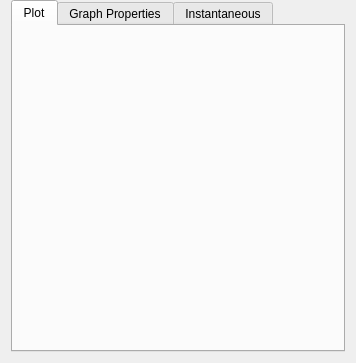
<?xml version="1.0" encoding="UTF-8"?>
<ui version="4.0">
 <class>DisplayBasePlotInstantaneous</class>
 <widget class="QWidget" name="DisplayBasePlotInstantaneous">
  <property name="geometry">
   <rect>
    <x>0</x>
    <y>0</y>
    <width>356</width>
    <height>363</height>
   </rect>
  </property>
  <property name="windowTitle">
   <string>Form</string>
  </property>
  <property name="styleSheet">
   <string notr="true"/>
  </property>
  <layout class="QVBoxLayout" name="verticalLayout_2">
   <property name="spacing">
    <number>0</number>
   </property>
   <property name="topMargin">
    <number>0</number>
   </property>
   <item>
    <widget class="QTabWidget" name="tabWidget_AcclerationData">
     <property name="currentIndex">
      <number>0</number>
     </property>
     <widget class="QWidget" name="tab_1">
      <attribute name="title">
       <string>Plot</string>
      </attribute>
      <layout class="QGridLayout" name="gridLayout">
       <item row="0" column="0">
        <widget class="graphing::PlotHandler" name="customPlot" native="true">
         <property name="sizePolicy">
          <sizepolicy hsizetype="Expanding" vsizetype="Expanding">
           <horstretch>0</horstretch>
           <verstretch>0</verstretch>
          </sizepolicy>
         </property>
        </widget>
       </item>
      </layout>
     </widget>
     <widget class="QWidget" name="tab_2">
      <attribute name="title">
       <string>Graph Properties</string>
      </attribute>
      <widget class="QWidget" name="layoutWidget">
       <property name="geometry">
        <rect>
         <x>110</x>
         <y>20</y>
         <width>127</width>
         <height>95</height>
        </rect>
       </property>
       <layout class="QGridLayout" name="gridLayout_4">
        <item row="0" column="0" colspan="2">
         <widget class="QPushButton" name="pushButton_yWindow">
          <property name="text">
           <string>Y-Scale Custom</string>
          </property>
         </widget>
        </item>
        <item row="1" column="0">
         <widget class="QDoubleSpinBox" name="doubleSpinBox_windowHigh"/>
        </item>
        <item row="1" column="1">
         <widget class="QLabel" name="label_9">
          <property name="font">
           <font>
            <pointsize>10</pointsize>
           </font>
          </property>
          <property name="text">
           <string>MAX</string>
          </property>
         </widget>
        </item>
        <item row="2" column="0">
         <widget class="QDoubleSpinBox" name="doubleSpinBox_windowLow">
          <property name="minimum">
           <double>-1000.000000000000000</double>
          </property>
          <property name="maximum">
           <double>1000.000000000000000</double>
          </property>
         </widget>
        </item>
        <item row="2" column="1">
         <widget class="QLabel" name="label_10">
          <property name="font">
           <font>
            <pointsize>10</pointsize>
           </font>
          </property>
          <property name="text">
           <string>MIN</string>
          </property>
         </widget>
        </item>
       </layout>
      </widget>
      <widget class="QPushButton" name="pushButton_Legend">
       <property name="geometry">
        <rect>
         <x>180</x>
         <y>130</y>
         <width>75</width>
         <height>23</height>
        </rect>
       </property>
       <property name="text">
        <string>LEGEND ON</string>
       </property>
      </widget>
      <widget class="QPushButton" name="pushButton_tagDisplayed">
       <property name="geometry">
        <rect>
         <x>180</x>
         <y>170</y>
         <width>75</width>
         <height>23</height>
        </rect>
       </property>
       <property name="text">
        <string>DISPLAY TAG</string>
       </property>
      </widget>
      <widget class="QWidget" name="layoutWidget_2">
       <property name="geometry">
        <rect>
         <x>10</x>
         <y>10</y>
         <width>95</width>
         <height>128</height>
        </rect>
       </property>
       <layout class="QGridLayout" name="gridLayout_5">
        <item row="0" column="0" colspan="2">
         <widget class="QPushButton" name="pushButton_Grid">
          <property name="text">
           <string>GRID OFF</string>
          </property>
         </widget>
        </item>
        <item row="1" column="0" colspan="2">
         <widget class="QPushButton" name="pushButton_GridSpacing">
          <property name="text">
           <string>GRID MAN</string>
          </property>
         </widget>
        </item>
        <item row="2" column="0">
         <widget class="QDoubleSpinBox" name="doubleSpinBox_gridY">
          <property name="maximum">
           <double>100.000000000000000</double>
          </property>
         </widget>
        </item>
        <item row="2" column="1">
         <widget class="QLabel" name="label_7">
          <property name="font">
           <font>
            <pointsize>10</pointsize>
           </font>
          </property>
          <property name="text">
           <string>Y</string>
          </property>
         </widget>
        </item>
        <item row="3" column="0">
         <widget class="QDoubleSpinBox" name="doubleSpinBox_gridX">
          <property name="maximum">
           <double>100.000000000000000</double>
          </property>
         </widget>
        </item>
        <item row="3" column="1">
         <widget class="QLabel" name="label_8">
          <property name="font">
           <font>
            <pointsize>10</pointsize>
           </font>
          </property>
          <property name="text">
           <string>X</string>
          </property>
         </widget>
        </item>
       </layout>
      </widget>
     </widget>
     <widget class="QWidget" name="tab_3">
      <attribute name="title">
       <string>Instantaneous</string>
      </attribute>
      <layout class="QGridLayout" name="gridLayout_3">
       <item row="0" column="0">
        <widget class="QTableWidget" name="instantReadings">
         <property name="enabled">
          <bool>true</bool>
         </property>
         <property name="font">
          <font>
           <pointsize>8</pointsize>
          </font>
         </property>
         <property name="editTriggers">
          <set>QAbstractItemView::NoEditTriggers</set>
         </property>
         <property name="selectionMode">
          <enum>QAbstractItemView::NoSelection</enum>
         </property>
         <property name="textElideMode">
          <enum>Qt::ElideNone</enum>
         </property>
         <property name="rowCount">
          <number>0</number>
         </property>
         <property name="columnCount">
          <number>0</number>
         </property>
         <attribute name="horizontalHeaderVisible">
          <bool>false</bool>
         </attribute>
         <attribute name="verticalHeaderVisible">
          <bool>false</bool>
         </attribute>
        </widget>
       </item>
      </layout>
     </widget>
    </widget>
   </item>
  </layout>
 </widget>
 <customwidgets>
  <customwidget>
   <class>graphing::PlotHandler</class>
   <extends>QWidget</extends>
   <header>plot_handler.h</header>
   <container>1</container>
  </customwidget>
 </customwidgets>
 <resources/>
 <connections/>
</ui>
